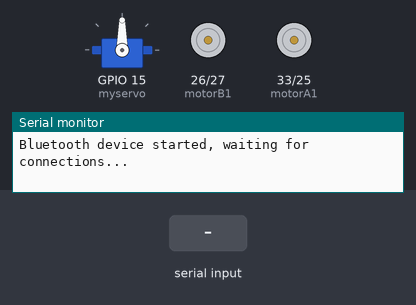
Recording of a sketch running on a simulated ESP32. Parts: servo, motor-driver pin pairs drawn as motors (green arrow = first pin HIGH = forward, orange = second pin HIGH = backward, longer = more drive), the last lines printed to the serial monitor. The inputs (shaded band) are chosen by the test bench. Nothing arrives over Bluetooth unless stated.

Above: at 1.2 s.
1.3 s: "F" received over the second serial link
At 2.2 s:
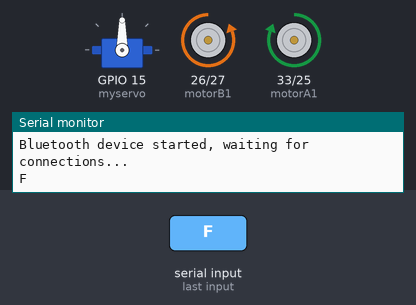
2.8 s: "B" received over the second serial link
At 3.3 s:
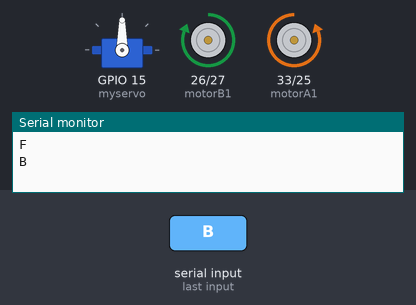
4.3 s: "L" received over the second serial link
At 5.5 s:
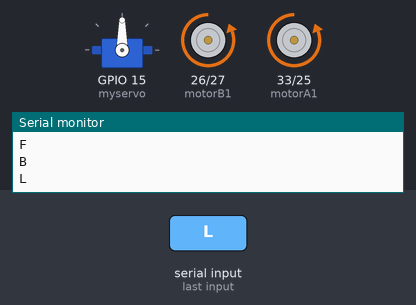
5.8 s: "R" received over the second serial link
At 6.8 s:
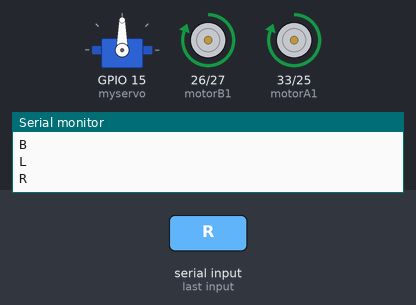
7.3 s: "u" received over the second serial link
At 8.0 s:
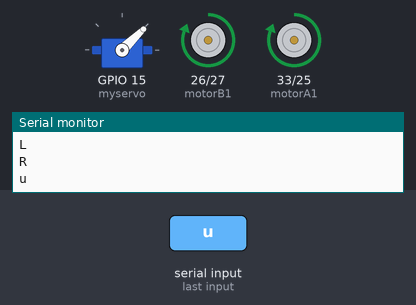
8.8 s: "S" received over the second serial link
At 9.1 s:
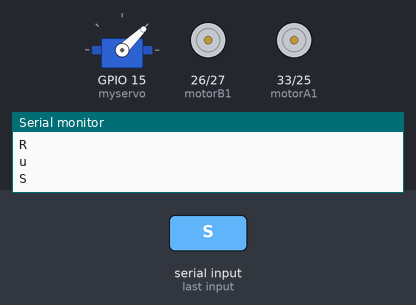
Timing chart, 0 to 11.3 s (numbered marks = the images above; inputs shaded):
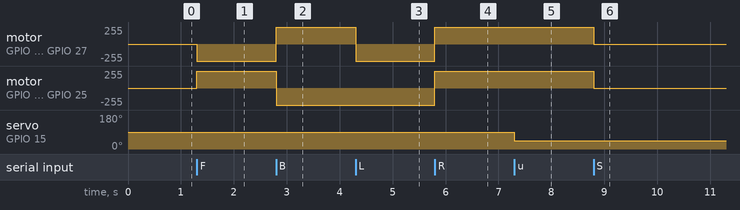

Measured:
- after the input at 1.3 s, motor on GPIO 26 (motorB1) / GPIO 27 (motorB2): stopped → backward 255/255 at once; motor on GPIO 33 (motorA1) / GPIO 25 (motorA2): stopped → forward 255/255 at once
- after the input at 2.8 s, motor on GPIO 26 (motorB1) / GPIO 27 (motorB2): backward 255/255 → forward 255/255 at once; motor on GPIO 33 (motorA1) / GPIO 25 (motorA2): forward 255/255 → backward 255/255 at once
- after the input at 4.3 s, motor on GPIO 26 (motorB1) / GPIO 27 (motorB2): forward 255/255 → backward 255/255 at once
- after the input at 5.8 s, motor on GPIO 26 (motorB1) / GPIO 27 (motorB2), motor on GPIO 33 (motorA1) / GPIO 25 (motorA2): backward 255/255 → forward 255/255 at once
- after the input at 7.3 s, servo on GPIO 15 (myservo): 90° → 44° at once
- after the input at 8.8 s, motor on GPIO 26 (motorB1) / GPIO 27 (motorB2), motor on GPIO 33 (motorA1) / GPIO 25 (motorA2): forward 255/255 → stopped at once

The sketch:

AIODR_main.ino
```cpp
// code is for using 2 dc motors
// code for 1 MG995 servo motors 360deg


#include <BluetoothSerial.h>
#include <ESP32Servo.h>

//servo motor
Servo myservo;
int pos;

// Define motor control pins
const int motorA1 = 33; // IN1
const int motorA2 = 25; // IN2
const int motorB1 = 26; // IN3
const int motorB2 = 27; // IN4

// Define Bluetooth serial object
BluetoothSerial SerialBT;

void setup() {
  // Initialize motor control pins as output
  pinMode(motorA1, OUTPUT);
  pinMode(motorA2, OUTPUT);
  pinMode(motorB1, OUTPUT);
  pinMode(motorB2, OUTPUT);
  myservo.attach(15);
  myservo.write(90);

  // Initialize Bluetooth serial
  SerialBT.begin("AIODR1"); // Set Bluetooth device name
  Serial.begin(115200);

  Serial.println("Bluetooth device started, waiting for connections...");
}

void loop() {
  // Check for incoming Bluetooth data
  if (SerialBT.available()>0)
  {
    char command = SerialBT.read();
    Serial.println(command);

    // Move Forward
    if (command == 'F')
    {
      moveForward();
    }
    // Move Backward
    else if (command == 'B')
    {
      moveBackward();
    }
    // Turn Left
    else if (command == 'L')
    {
      turnLeft();
    }
    // Turn Right
    else if (command == 'R')
    {
      turnRight();
    }
    // Stop
    else if (command == 'S')
    {
      stopMotors();
    }
    //up
    else if (command == 'u')
    {
      up();
    }
    //down
    else if (command == 'd'){
      down();
    }
    //center
    else if (command == 'c'){
      center();
    }
  }
}

void turnLeft() {
  digitalWrite(motorA1, LOW);
  digitalWrite(motorA2, HIGH);
  digitalWrite(motorB1, LOW);
  digitalWrite(motorB2, HIGH);
}

void turnRight() {
  digitalWrite(motorA1, HIGH);
  digitalWrite(motorA2, LOW);
  digitalWrite(motorB1, HIGH);
  digitalWrite(motorB2, LOW);
}

void moveBackward() {
  digitalWrite(motorA1, LOW);
  digitalWrite(motorA2, HIGH);
  digitalWrite(motorB1, HIGH);
  digitalWrite(motorB2, LOW);
}

void moveForward() {
  digitalWrite(motorA1, HIGH);
  digitalWrite(motorA2, LOW);
  digitalWrite(motorB1, LOW);
  digitalWrite(motorB2, HIGH);
}

void stopMotors() {
  digitalWrite(motorA1, LOW);
  digitalWrite(motorA2, LOW);
  digitalWrite(motorB1, LOW);
  digitalWrite(motorB2, LOW);
}

void down()
{
 for(pos=90; pos<=135;pos++);
 myservo.write(pos);
 delay(1000);
}

void up()
{
 for(pos=90;pos>=45;pos--);
 myservo.write(pos);
 delay(1000);
}


void center()
{
 if(pos>90)
 {
  myservo.write(90);
  delay(100);
 }
 else if(pos<90)
 {
  myservo.write(90);
  delay(100);
 }
}
```
